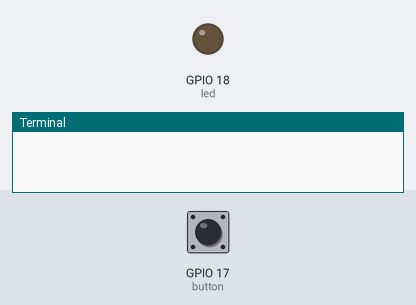
Bench run of a program on a simulated Raspberry Pi (BCM pin numbers). Parts: output pins drawn as LEDs (lit = HIGH), the last lines printed to the terminal. The inputs (shaded band) are chosen by the test bench; at power-on: GPIO 17 (button) LOW.

Above: at 1.2 s.
1.3 s: GPIO 17 (button) pulled HIGH for 0.15 s
At 1.37 s:
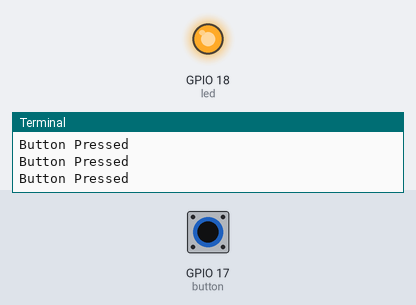
2.9 s: GPIO 17 (button) pulled HIGH for 3.2 s
At 7.1 s:
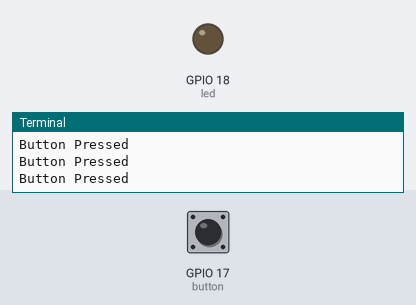
Timing chart, 0 to 8.6 s (numbered marks = the images above; inputs shaded):
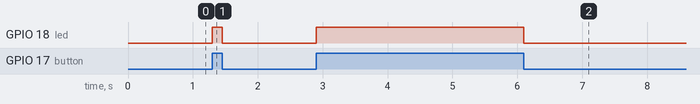

Measured:
- after the input at 1.3 s, GPIO 18 (led): LOW → HIGH at once, → LOW 0.15 s later
- after the input at 2.9 s, GPIO 18 (led): LOW → HIGH at once, → LOW 3.2 s later

The program:

Butthon17_To_LED18.py
```python
import RPi.GPIO as GPIO #import library

button = 17
led = 18

GPIO.setmode(GPIO.BCM)

GPIO.setup(button, GPIO.IN)
GPIO.setup(led, GPIO.OUT)

while True:
  if (GPIO.input(button)):
    print("Button Pressed")
    GPIO.output(led, GPIO.HIGH)
  else:
    GPIO.output(led, GPIO.LOW)
```
